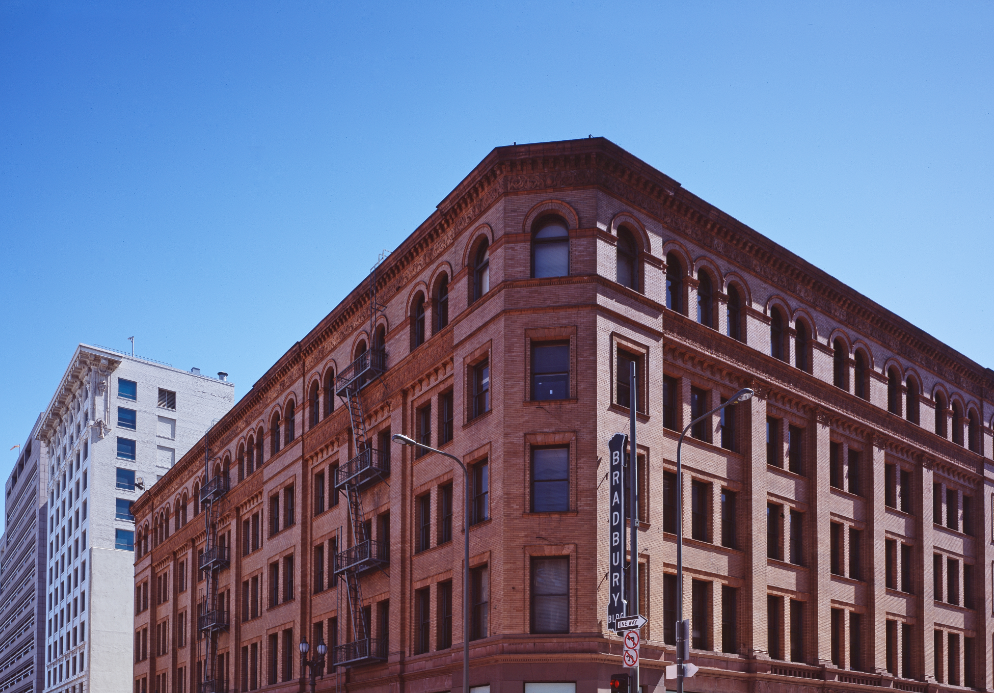
#> input picture building.png, 994 x 693 px
$ python test_graphcut.py   (older library calls are emulated)
#> lines starting #> are read from the running program, lines starting #| are printed output that depends on the picture
### graphcut.py
from pygraph.classes.digraph import digraph
from pygraph.algorithms.minmax import maximum_flow
import bayes
from scipy.cluster.vq import *
import sift
from numpy import *
from matplotlib.pyplot import *
def build_bayes_graph(im,labels,sigma=1e2,kappa=2):
    """ Build a graph from 4-neighborhood of pixels.
    Foreground and background is determined from
    labels (1 for foreground, -1 for background, 0 otherwise)
    and is modeled with naive Bayes classifiers."""
    m,n = im.shape[:2]
    # RGB vector version (one pixel per row)
    vim = im.reshape((-1,3))
    # RGB for foreground and background
    foreground = im[labels==1].reshape((-1,3))
    background = im[labels==-1].reshape((-1,3))
    train_data = [foreground,background]
    # train naive Bayes classifier
    bc = bayes.BayesClassifier()
    bc.train(train_data)
    # get probabilities for all pixels
    bc_lables,prob = bc.classify(vim)
    prob_fg = prob[0]
    prob_bg = prob[1]
    # create graph with m*n+2 nodes
    gr = digraph()
    gr.add_nodes(range(m*n+2))
    source = m*n # second to last is source
    sink = m*n+1 # last node is sink
    # normalize
    for i in range(vim.shape[0]):
        vim[i] = vim[i] / linalg.norm(vim[i])
    # go through all nodes and add edges
    for i in range(m*n):
        # add edge from source
        gr.add_edge((source,i), wt=(prob_fg[i]/(prob_fg[i]+prob_bg[i])))
        # add edge to sink
        gr.add_edge((i,sink), wt=(prob_bg[i]/(prob_fg[i]+prob_bg[i])))
        # add edges to neighbors
        if i%n != 0: # left exists
            edge_wt = kappa*exp(-1.0*sum((vim[i]-vim[i-1])**2)/sigma)
            gr.add_edge((i,i-1), wt=edge_wt)
        if (i+1)%n != 0: # right exists
            edge_wt = kappa*exp(-1.0*sum((vim[i]-vim[i+1])**2)/sigma)
            gr.add_edge((i,i+1), wt=edge_wt)
        if i//n != 0: # up exists
            edge_wt = kappa*exp(-1.0*sum((vim[i]-vim[i-n])**2)/sigma)
            gr.add_edge((i,i-n), wt=edge_wt)
        if i//n != m-1: # down exists
            edge_wt = kappa*exp(-1.0*sum((vim[i]-vim[i+n])**2)/sigma)
            gr.add_edge((i,i+n), wt=edge_wt)
    return gr
# [22 lines left out: functions show_labeling, cut_graph, not called in this run]

### bayes.py
from scipy.cluster.vq import *
from numpy import *
from matplotlib.pyplot import *
class BayesClassifier(object):
    def __init__(self):
        """ Initialize classifier with training data. """
        self.labels = [] # class labels
        self.mean = [] # class mean
        self.var = [] # class variances
        self.n = 0 # nbr of classes
    def train(self,data,labels=None):
        """ Train on data (list of arrays n*dim).
        Labels are optional, default is 0...n-1. """
        if labels==None:
            labels = range(len(data))
        self.labels = labels
        self.n = len(labels)
        for c in data:
            self.mean.append(mean(c,axis=0))
            self.var.append(var(c,axis=0))
    def classify(self,points):
        """ Classify the points by computing probabilities
        for each class and return most probable label. """
        # compute probabilities for each class
        est_prob = array([gauss(m,v,points) for m,v in zip(self.mean,self.var)])
        # get index of highest probability, this gives class label
        ndx = est_prob.argmax(axis=0)
        est_labels = array([self.labels[n] for n in ndx])
        return est_labels, est_prob
def gauss(m,v,x):
    """ Evaluate Gaussian in d-dimensions with independent
    mean m and variance v at the points in (the rows of) x. """
    if len(x.shape)==1:
        n,d = 1,x.shape[0]
    else:
        n,d = x.shape
    # covariance matrix, subtract mean
    S = diag(1/v)
    x = x-m
    # product of probabilities
    y = exp(-0.5*diag(dot(x,dot(S,x.T))))
    # normalize and return
    return y * (2*pi)**(-d/2.0) / ( sqrt(prod(v)) + 1e-6)

### test_graphcut.py
from scipy.misc import imresize
import graphcut
from scipy.cluster.vq import *
import sift
from numpy import *
from matplotlib.pyplot import *
from PIL import Image
im = array(Image.open("building.png"))[:,:,:3]
im = imresize(im,0.1,interp="bilinear")
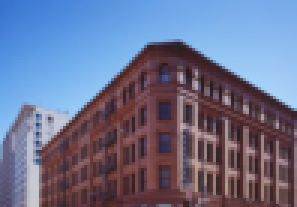
#> im: shape (69, 99, 3) (shown 3 times larger); mean R, G, B 107.6, 113.5, 143.4
size = im.shape[:2]
#> size = (69, 99)
# add two rectangular training regions
labels = zeros(size)
labels[3:18,3:18] = -1
labels[-18:-3,-18:-3] = 1
# create graph
g = graphcut.build_bayes_graph(im,labels,kappa=1)
#> in build_bayes_graph, `foreground = im[labels==1].reshape((-1,3))`: foreground = 225 rows, first 8: [137, 108, 110], [160, 130, 132], [132, 99, 100], [145, 113, 117], [95, 63, 73], [84, 53, 56], [165, 138, 142], [162, 135, 141]
#> in build_bayes_graph, `background = im[labels==-1].reshape((-1,3))`: background = 225 rows, first 8: [61, 120, 211], [62, 121, 211], [63, 122, 212], [65, 123, 213], [66, 124, 214], [67, 125, 214], [67, 126, 214], [68, 127, 215]
#> in train, `self.n = len(labels)`: self.n = 2
#> the loop in train, `for c in data:` made 2 passes
#> after the loop in train, `for c in data:`: self.mean = [[114, 85.85, 87.93], [78.94, 139, 220.5]]; self.var = [[1170.1, 1134.5, 1135.9], [69.01, 82.91, 19.18]]
#> in classify, `ndx = est_prob.argmax(axis=0)`: ndx = 6831 values, max 1 at index 1, min 0 at index 0, mean 0.148
#> in classify, `est_labels = array([self.labels[n] for n in ndx])`: est_labels has the same summary as ndx
#> in build_bayes_graph, `bc_lables,prob = bc.classify(vim)`: bc_lables has the same summary as ndx in classify
#> in build_bayes_graph, `prob_fg = prob[0]`: prob_fg = 6831 values, max 1.63e-06 at index 5633, min 4.47e-15 at index 3563, mean 3.51e-07
#> in build_bayes_graph, `prob_bg = prob[1]`: prob_bg = 6831 values, max 0.000191 at index 27, min 0 at index 1443, mean 6.1e-06
#> (the run stopped early here; a loop or call above may not have finished)

$ run again, with dolphin.png copied over building.png
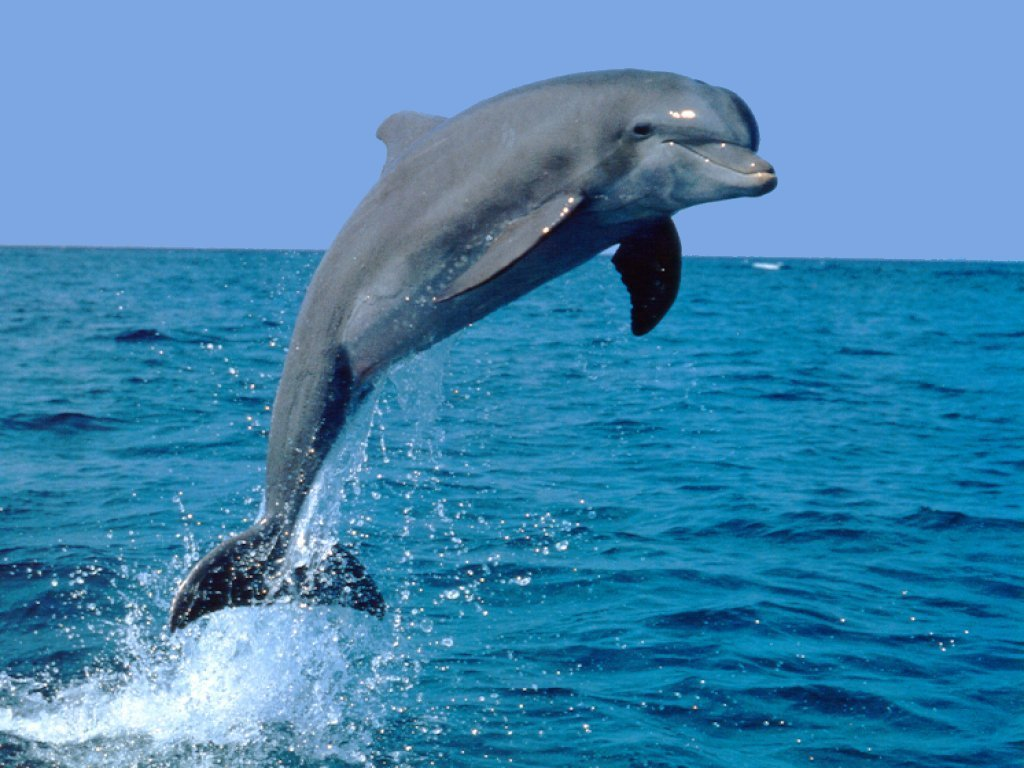
#> input picture dolphin.png, 1024 x 768 px
#> im is the input picture: shape (768, 1024, 3); mean R, G, B 67.1, 133.9, 176.6
#> `im = imresize(im,0.1,interp="bilinear")`:
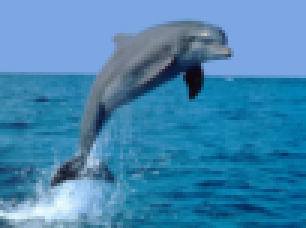
#> im: shape (76, 102, 3) (shown 3 times larger); mean R, G, B 67.1, 133.9, 176.6
#> foreground = 225 rows, first 8: [7, 119, 163], [6, 118, 164], [6, 110, 155], [6, 109, 155], [4, 117, 161], [16, 124, 166], [19, 125, 166], [7, 121, 168]
#> background = 225 rows, first 8: [125, 167, 227], [125, 167, 227], [125, 167, 227], [125, 167, 227], [125, 167, 227], [125, 167, 227], [125, 167, 227], [125, 167, 227]
#> self.n = 2
#> the loop in train, `for c in data:` made 2 passes
#> after the loop in train, `for c in data:`: self.mean = [[5.68, 104.4, 150.6], [125, 167, 227]]; self.var = [[14.14, 254.3, 214], [0, 0, 0]]
#> ndx = 7752 values, max 1 at index 0, min 0 at index 669, mean 0.244
#> est_labels has the same summary as ndx
#> bc_lables has the same summary as ndx in classify
#> prob_fg = 7752 values, max 7.21e-05 at index 3850, min 0 at index 1189, mean 5.59e-06
